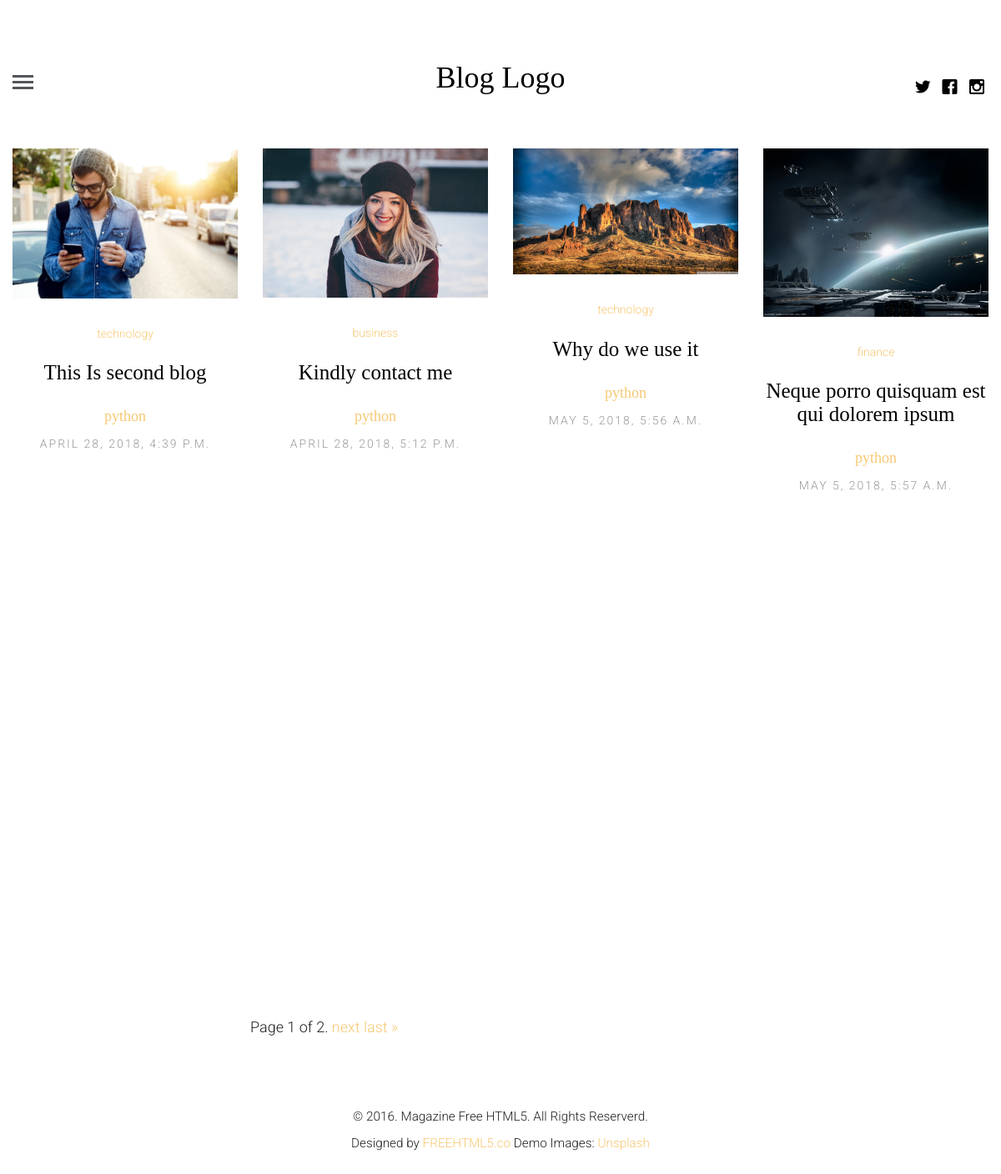
The app's page / (signed in) with its own data.
### blogapp/models.py (models this page shows, shortened)
class Article(models.Model):
    article_author = models.ForeignKey(Author, on_delete=models.CASCADE)
    title = models.CharField(max_length=200)
    body = models.TextField()
    image = models.FileField()
    category = models.ForeignKey(Category, on_delete=models.CASCADE)
    posted_on = models.DateTimeField(auto_now=False, auto_now_add=True)
    update_on = models.DateTimeField(auto_now=True, auto_now_add=False)
    class Meta:
        verbose_name = "Blog Article"
        verbose_name_plural = "Articles"
    def single_post_url(self):
        return reverse("blog:single_post", kwargs={"id": self.id } )
    def author_url(self):
        return reverse("blog:profile", kwargs={'name': self.article_author.name.username})

class Category(models.Model):
    name = models.CharField(max_length=100)
    def __str__(self):
        return self.name

class Author(models.Model):
    name = models.ForeignKey(User, on_delete=models.CASCADE)
    author_picture = models.FileField()
    details = models.TextField()

### blogapp/views.py (the view)
# urls.py: path('', views.index.as_view(), name='index'),
class index(View):
    template_name = 'index.html'
    def get(self, request):
        post = Article.objects.all()
        paginator = Paginator(post, 8)
        page = request.GET.get('page')
        total_article = paginator.get_page(page)
        search = request.GET.get('searching')
        if search:
            post = post.filter(
                Q(title__icontains=search)
            )
        context = {
            "post": total_article,
        }
        return render(request, self.template_name, context)

### blogapp/templates/index.html (shortened to what this page needs)
{% extends "base.html" %}
{% load static %}
	{% block content %}
		{% for p in post %}
			<article class="col-lg-3 col-md-3 col-sm-3 col-xs-6 col-xxs-12 animate-box">
				<figure>
					<a href="{{ p.single_post_url }}"><img src="{{ p.image.url }}" alt="Image" class="img-responsive"></a>
				</figure>
				<span class="fh5co-meta"><a href="{% url 'blog:topic' name=p.category.name %}">{{ p.category }}</a></span>
				<h2 class="fh5co-article-title"><a href="{{ p.single_post_url }}">{{ p.title }}</a></h2>
				<h4><a href="{{ p.author_url }}">{{ p.article_author.name.username }}</a></h4>
				<span class="fh5co-meta fh5co-date">{{ p.posted_on }}</span>
			</article>
		{% endfor %}
	<div class="container-fluid">
		<div class="pagination">
			<span class="step-links">
				<span class="current">
					Page {{ post.number }} of {{ post.paginator.num_pages }}.
				</span>
				{% if post.has_next %}
					<a href="?page={{ post.next_page_number }}">next</a>
					<a href="?page={{ post.paginator.num_pages }}">last &raquo;</a>
				{% endif %}
			</span>
		</div>
	</div>
	{% endblock %}

### blogapp/static/css/style.css (style rules this page uses)
html { background: #fff; }
body { font-family: "Roboto", arial, sans-serif; font-size: 18px; font-weight: 300; line-height: 1.8; color: #222; background: #fff; }
a { color: #f7c873; -webkit-transition: 0.5s; -o-transition: 0.5s; transition: 0.5s; }
h1, h2, h3, h4, h5, h6 { font-family: "Playfair Display", times, serif; color: #000; }
.fh5co-post-entry article { text-align: center; float: left; margin-bottom: 110px; padding-left: 3em; padding-right: 3em; }
@media screen and (max-width: 1200px) { .fh5co-post-entry article { margin-bottom: 80px; padding-left: 15px; padding-right: 15px; } }
.fh5co-post-entry article a img { opacity: 1; -webkit-transition: 0.5s; -o-transition: 0.5s; transition: 0.5s; }
.fh5co-post-entry article figure { margin-bottom: 30px; }
.fh5co-post-entry article h2 { font-family: "Playfair Display", times, serif; font-size: 25px; color: #000; margin-bottom: 30px; }
.fh5co-post-entry article h2 a { color: #000; }
.fh5co-post-entry article .fh5co-meta { font-size: 14px; font-family: "Roboto", arial, sans-serif; color: #999999; margin-bottom: 20px; display: block; }
.fh5co-post-entry article .fh5co-meta.fh5co-date { text-transform: uppercase; letter-spacing: 2px; }
.js .to-animate, .js .to-animate-2, .js .animate-box { opacity: 0; }

### records on screen
Article: image (picture), category "technology", title "This Is second blog", article_author.name.username "python", posted_on "APRIL 28, 2018, 4:39 P.M."
Article: image (picture), category "business", title "Kindly contact me", article_author.name.username "python", posted_on "APRIL 28, 2018, 5:12 P.M."
Article: image (picture), category "technology", title "Why do we use it", article_author.name.username "python", posted_on "MAY 5, 2018, 5:56 A.M."
Article: image (picture), category "finance", title "Neque porro quisquam est qui dolorem ipsum", article_author.name.username "python", posted_on "MAY 5, 2018, 5:57 A.M."

### other values on screen
{{ post.number }} "1"
{{ post.paginator.num_pages }} "2"
